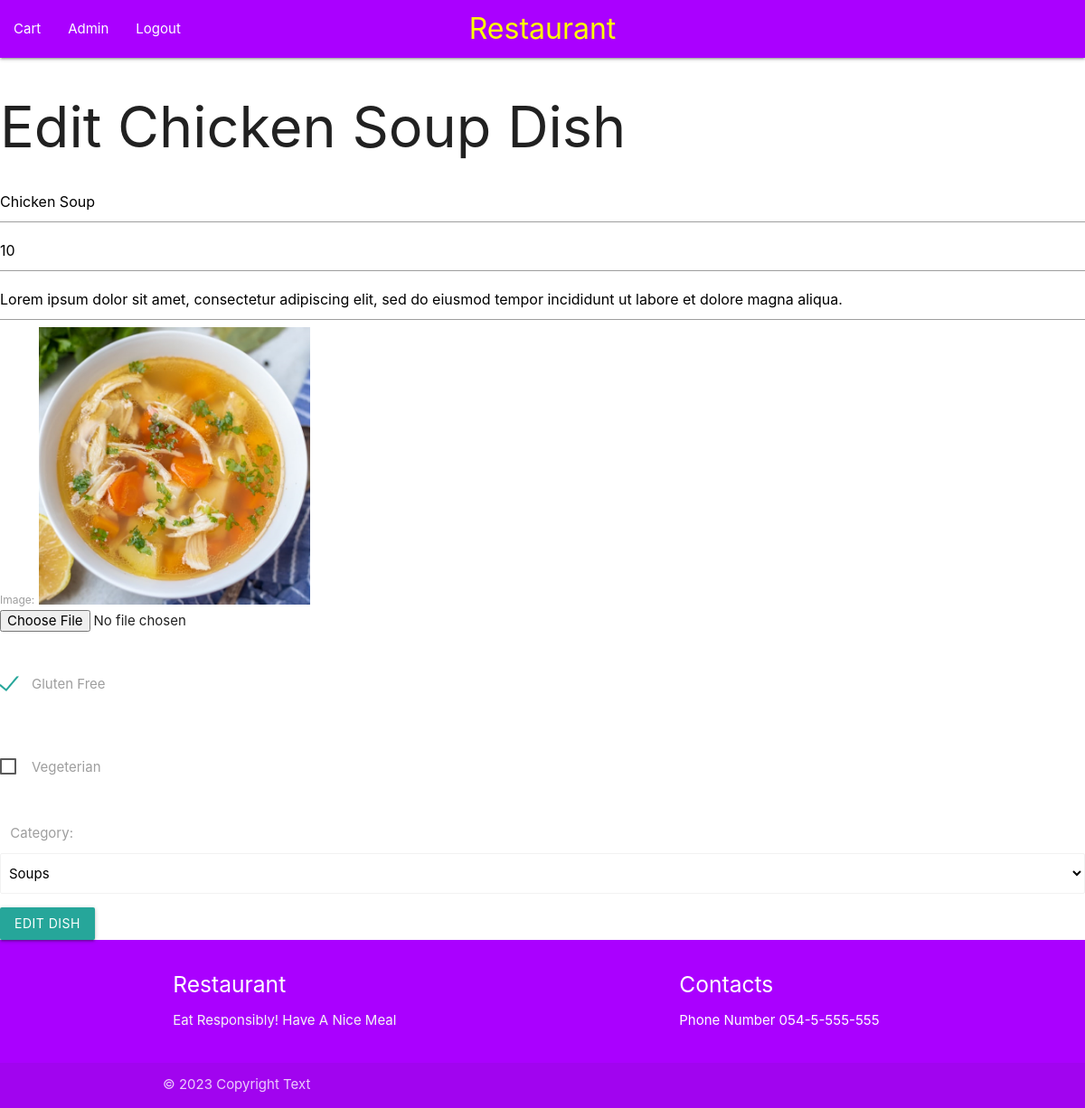
Screenshot of /admin/dishes/1/edit (signed in) with the database file from the repository.
### models/user.py (models this page shows)
class User(db.Model, UserMixin):
    id = db.Column(db.Integer, primary_key=True)
    username = db.Column(db.String(25), unique=True, nullable=False)
    password = db.Column(db.String(20), nullable=False)
    first_name = db.Column(db.String(25))
    last_name = db.Column(db.String(25))
    email = db.Column(db.String(30))
    is_staff = db.Column(db.Boolean, default=False)
    carts = db.relationship('Cart', backref='user')

### models/dish.py (models this page shows)
class Dish(db.Model):
    id = db.Column(db.Integer, primary_key=True)
    name = db.Column(db.String(30), unique=True, nullable=False)
    price = db.Column(db.Integer, nullable=False)
    description = db.Column(db.String(200))
    image = db.Column(db.String)
    is_gluten_free = db.Column(db.Boolean, default=False)
    is_vegeterian = db.Column(db.Boolean, default=False)
    category_id = db.Column(db.Integer, db.ForeignKey('category.id'))

### controllers/admin.py (the view, shortened to what this page needs)
@login_required
def edit_dish(id):
    if current_user.is_staff == False:
        return redirect(url_for('homepage'))
    categories = Category.query.all()
    dish = Dish.query.get(id)
    return render_template('admins/dishes/a_dish_edit.html', dish=dish, categories=categories)

### auth.py (called while the page is built)
@login_manager.user_loader
def load_user(user_id):
    return User.query.get(int(user_id))

### templates/admins/dishes/a_dish_edit.html (shortened to what this page needs)
{% extends 'layout.html'%} {% block content %}
<h1>Edit {{ dish.name }} Dish</h1>
<form
  action="{{url_for('admins.edit_dish',id=dish.id)}}"
  method="POST"
  enctype="multipart/form-data"
>
  <div><input type="text" name="name" value="{{dish.name}}" /></div>
  <div>
    <input type="number" name="price" value="{{dish.price}}" />
  </div>
  <div>
    <input type="text" name="description" value="{{dish.description}}" />
  </div>
  <div>
    <label for="image">Image:</label>
    <img src="{{dish.image}}" width="300" />
  </div>
  <div>
    <input type="file" name="image" id="image" />
  </div>
  <br /><br />
  <label>
    <span>Gluten Free</span>
  </label>
  <br /><br />
  <br /><br />
  <label>
    <span>Vegeterian</span>
  </label>
  <br /><br />
  <div class="input-field col s12">
    <br /><br />
    <label for="category_id">Category:</label>
    <select name="category_id" required>
      {% for category in categories %} {% if category.id == dish.category_id %}
      <option value="{{ category.id }}" selected>{{ category.name }}</option>
      {% else %}
      <option value="{{ category.id }}">{{ category.name }}</option>
      {% endif %} {% endfor %}
    </select>
  </div>
  <button type="submit" class="btn waves-effect waves-light">Edit Dish</button>
</form>
{% endblock %}

### templates/layout.html (shortened to what this page needs)
<!DOCTYPE html>
<html lang="en">
  <head>
    <link
      rel="stylesheet"
      href="{{url_for('static',filename='css/materialize.css')}}"
    />
  </head>
  <body>
    <nav>
      <div class="nav-wrapper purple accent-4">
        <a href="{{url_for('homepage')}}" class="brand-logo center" style="color: rgb(251, 255, 0); font-size: xx-large;"
          >Restaurant</a
        >
        <ul id="nav-mobile" class="left hide-on-med-and-down">
          <li>
            {% if current_user.is_authenticated %}
            <a href="{{url_for('users.cart',id=current_user.id)}}">Cart</a>
            {% endif %}
          </li>
          <li>
            {% if current_user.is_authenticated %}
            <a href="{{url_for('users.user')}}">{{current_user.username}}</a>
            {% endif %}
          </li>
          <li>
            {% if current_user.is_authenticated %}
            <a href="{{url_for('users.logout')}}">Logout</a>
            {% else %}
            <li><a href="{{url_for('users.login')}}">Login</a></li>
            <li><a href="{{url_for('users.signup')}}">Sign Up</a></li>
            {% endif %}
          </li>
        </ul>
      </div>
    </nav>
    <section>{% block content %}{% endblock %}</section>
    <footer class="page-footer purple accent-4" >
      <div class="container purple accent-4">
        <div class="row">
          <div class="col l6 s12">
            <h5 class="white-text">Restaurant</h5>
            <p class="grey-text text-lighten-4">Eat Responsibly! Have A Nice Meal</p>
          </div>
          <div class="col l4 offset-l2 s12">
            <h5 class="white-text">Contacts</h5>
            <ul>
              <li>
              <p>Phone Number 054-5-555-555</p></li>
            </ul>
          </div>
        </div>
      </div>
      <div class="footer-copyright">
        <div class="container">
        © 2023 Copyright Text
        </div>
      </div>
    </footer>
  </body>
</html>

### rows the page displays
User: username "Admin"
Dish: name "Chicken Soup", price "10", description "Lorem ipsum dolor sit amet, consectetur adipiscing elit, sed do eiusmod tempor incididunt ut labore et dolore magna aliqua.", image (picture)

### other values shown
form field category_id "Soups"
